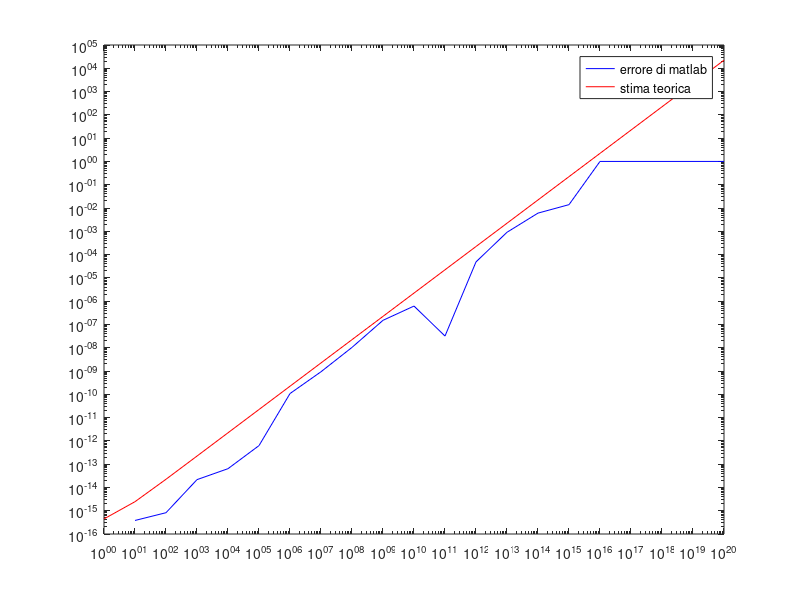

This figure's MATLAB source:
clc
clear all

p=[0:20];
x=10.^p;

Ax = 1./x-1./(x+1); % val calcolato
Bx = 1./(x.*(x+1)); % val esatto

Erel = abs(Ax-Bx)./abs(Bx); % err relativo calcolato da matlab

u = eps/2;
Erel_teorico = (abs(x+1) + abs(x) + 1)*u;

figure(1)
loglog( x,Erel,'b-',x,Erel_teorico,'r-')
legend('errore di matlab', 'stima teorica')